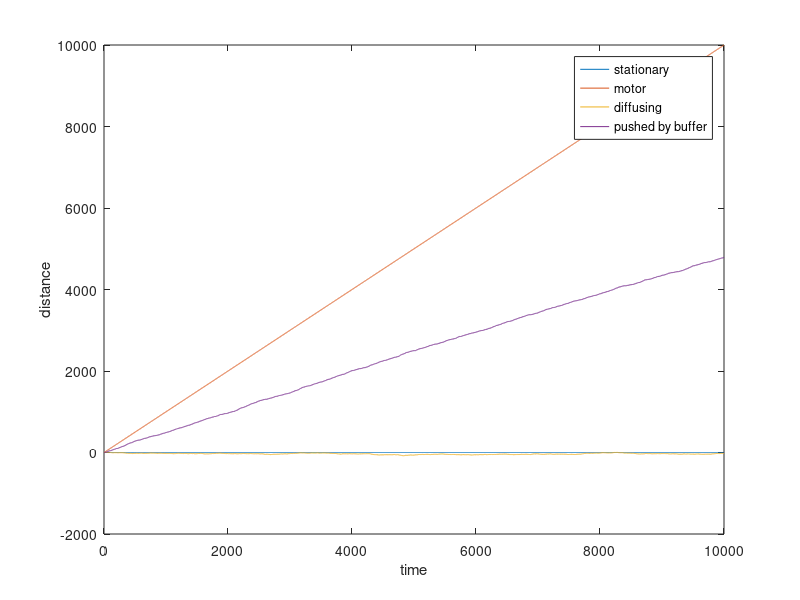

Write MATLAB code to recreate this figure.
% This code will develop an intuitive understanding of kep properties of
% 1-D diffusion and how this applies to our single-molecule observations



%Once we track a fluorescent particle, we typically get a set of (x,y)
%positions as a function of frame number (time). 

n_frames=10000; %number of frames in our hypothetical movie
t=[1:n_frames]; %define a thousand time points with uniform spacing

%Now let's compare a few examples of proteins that we may encounter.
%Note:  all molecules will start at some arbitrary position, which we'll
%set as zero

x_stationary=zeros(1,n_frames);  %A protein that does not move at all
x_motor=[0:n_frames-1]; %A unidirectional DNA motor that ONLY goes forward with unit step size

% A diffusing protein that has equal probability to: not move, move forward, or move
% back:
x_diffusion_steps=round(2*rand(1,n_frames)-1); %delta_x from frame to frame
x_diffusion=cumsum(x_diffusion_steps); %what our data would actually look like

% A diffusing protein that is also pushed by buffer flow
x_pushed_steps=round(3*rand(1,n_frames)-1); %delta_x from frame to frame
x_pushed=cumsum(x_pushed_steps); %what our data would actually look like


%Let's take a look at what our hypothetical data would look like
plot(t, x_stationary, t,x_motor, t,x_diffusion,t,x_pushed)
xlabel('time')
ylabel('distance')
legend('stationary', 'motor', 'diffusing', 'pushed by buffer')
%make sure to zoom in near the start of the graph to see how the different
%scenarios play out on the graph.
